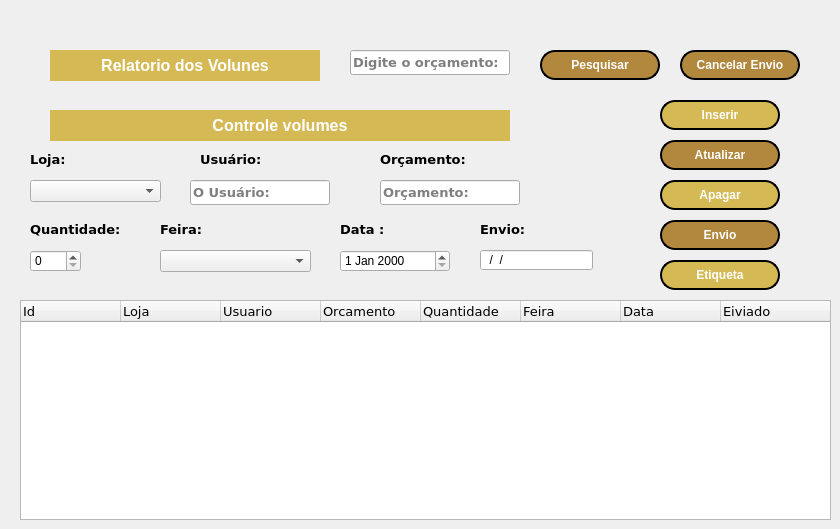
        <widget class="QWidget" name="tab_volume">
         <attribute name="title">
          <string>Volume</string>
         </attribute>
         <widget class="QPushButton" name="btn_ApagarVolume">
          <property name="geometry">
           <rect>
            <x>660</x>
            <y>180</y>
            <width>120</width>
            <height>30</height>
           </rect>
          </property>
          <property name="styleSheet">
           <string notr="true">QPushButton{color: rgb(255,255,255);border-style: outset;border-width: 2px; border-radius: 15px;font.setPointSize(12); font-weight: bold; background-color: rgb(213,185,85);border-color: black;}

QPushButton:hover{background-color: #F2DF80; color:black}</string>
          </property>
          <property name="text">
           <string>Apagar</string>
          </property>
         </widget>
         <widget class="QLineEdit" name="txt_OrcamentoVolume">
          <property name="geometry">
           <rect>
            <x>380</x>
            <y>180</y>
            <width>140</width>
            <height>25</height>
           </rect>
          </property>
          <property name="font">
           <font>
            <family>Verdana</family>
            <pointsize>10</pointsize>
            <weight>75</weight>
            <bold>true</bold>
           </font>
          </property>
          <property name="placeholderText">
           <string>Orçamento:</string>
          </property>
         </widget>
         <widget class="QPushButton" name="btn_PesquisarVolume">
          <property name="geometry">
           <rect>
            <x>540</x>
            <y>50</y>
            <width>120</width>
            <height>30</height>
           </rect>
          </property>
          <property name="styleSheet">
           <string notr="true">QPushButton{	color: rgb(255,255,255);border-style: outset;	border-width: 2px;	 border-radius: 15px; font.setPointSize(12);  font-weight: bold; background-color: rgb(178,136,62);border-color: black;}

QPushButton:hover{background-color: #F2DF80; color:black;}</string>
          </property>
          <property name="text">
           <string>Pesquisar</string>
          </property>
         </widget>
         <widget class="QSpinBox" name="spinBoxVolume">
          <property name="geometry">
           <rect>
            <x>30</x>
            <y>250</y>
            <width>51</width>
            <height>22</height>
           </rect>
          </property>
         </widget>
         <widget class="QLabel" name="label_17">
          <property name="geometry">
           <rect>
            <x>30</x>
            <y>220</y>
            <width>100</width>
            <height>19</height>
           </rect>
          </property>
          <property name="font">
           <font>
            <family>Verdana</family>
            <pointsize>10</pointsize>
            <weight>75</weight>
            <bold>true</bold>
           </font>
          </property>
          <property name="text">
           <string>&lt;html&gt;&lt;head/&gt;&lt;body&gt;&lt;p&gt;Quantidade:&lt;/p&gt;&lt;/body&gt;&lt;/html&gt;</string>
          </property>
         </widget>
         <widget class="QPushButton" name="btn_Imprimir_Etiquetas">
          <property name="geometry">
           <rect>
            <x>660</x>
            <y>260</y>
            <width>120</width>
            <height>30</height>
           </rect>
          </property>
          <property name="styleSheet">
           <string notr="true">QPushButton{color: rgb(255,255,255);border-style: outset;border-width: 2px; border-radius: 15px;font.setPointSize(12); font-weight: bold; background-color: rgb(213,185,85);border-color: black;}

QPushButton:hover{background-color: #F2DF80; color:black}</string>
          </property>
          <property name="text">
           <string>Etiqueta</string>
          </property>
         </widget>
         <widget class="QLabel" name="label_16">
          <property name="geometry">
           <rect>
            <x>30</x>
            <y>150</y>
            <width>40</width>
            <height>20</height>
           </rect>
          </property>
          <property name="font">
           <font>
            <family>Verdana</family>
            <pointsize>10</pointsize>
            <weight>75</weight>
            <bold>true</bold>
           </font>
          </property>
          <property name="text">
           <string>&lt;html&gt;&lt;head/&gt;&lt;body&gt;&lt;p&gt;Loja:&lt;/p&gt;&lt;/body&gt;&lt;/html&gt;</string>
          </property>
         </widget>
         <widget class="QLabel" name="label_5">
          <property name="geometry">
           <rect>
            <x>50</x>
            <y>110</y>
            <width>460</width>
            <height>31</height>
           </rect>
          </property>
          <property name="sizePolicy">
           <sizepolicy hsizetype="Preferred" vsizetype="Preferred">
            <horstretch>0</horstretch>
            <verstretch>0</verstretch>
           </sizepolicy>
          </property>
          <property name="styleSheet">
           <string notr="true">background-color: rgb(213, 185, 85);
color: rgb(255, 255, 255);
</string>
          </property>
          <property name="text">
           <string>&lt;html&gt;&lt;head/&gt;&lt;body&gt;&lt;p align=&quot;center&quot;&gt;&lt;span style=&quot; font-size:12pt; font-weight:600;&quot;&gt;Controle volumes&lt;/span&gt;&lt;/p&gt;&lt;/body&gt;&lt;/html&gt;</string>
          </property>
          <property name="textFormat">
           <enum>Qt::AutoText</enum>
          </property>
          <property name="alignment">
           <set>Qt::AlignCenter</set>
          </property>
         </widget>
         <widget class="QLabel" name="label_9">
          <property name="geometry">
           <rect>
            <x>340</x>
            <y>220</y>
            <width>71</width>
            <height>19</height>
           </rect>
          </property>
          <property name="font">
           <font>
            <family>Verdana</family>
            <pointsize>10</pointsize>
            <weight>75</weight>
            <bold>true</bold>
           </font>
          </property>
          <property name="text">
           <string>&lt;html&gt;&lt;head/&gt;&lt;body&gt;&lt;p&gt;Data :&lt;/p&gt;&lt;/body&gt;&lt;/html&gt;</string>
          </property>
         </widget>
         <widget class="QLabel" name="label_15">
          <property name="geometry">
           <rect>
            <x>160</x>
            <y>220</y>
            <width>47</width>
            <height>19</height>
           </rect>
          </property>
          <property name="font">
           <font>
            <family>Verdana</family>
            <pointsize>10</pointsize>
            <weight>75</weight>
            <bold>true</bold>
           </font>
          </property>
          <property name="text">
           <string>&lt;html&gt;&lt;head/&gt;&lt;body&gt;&lt;p&gt;Feira:&lt;/p&gt;&lt;/body&gt;&lt;/html&gt;</string>
          </property>
         </widget>
         <widget class="QLabel" name="label_8">
          <property name="geometry">
           <rect>
            <x>50</x>
            <y>50</y>
            <width>270</width>
            <height>31</height>
           </rect>
          </property>
          <property name="sizePolicy">
           <sizepolicy hsizetype="Preferred" vsizetype="Preferred">
            <horstretch>0</horstretch>
            <verstretch>0</verstretch>
           </sizepolicy>
          </property>
          <property name="styleSheet">
           <string notr="true">background-color: rgb(213, 185, 85);
color: rgb(255, 255, 255);
</string>
          </property>
          <property name="text">
           <string>&lt;html&gt;&lt;head/&gt;&lt;body&gt;&lt;p align=&quot;center&quot;&gt;&lt;span style=&quot; font-size:12pt; font-weight:600;&quot;&gt;Relatorio dos Volunes&lt;/span&gt;&lt;/p&gt;&lt;/body&gt;&lt;/html&gt;</string>
          </property>
          <property name="textFormat">
           <enum>Qt::AutoText</enum>
          </property>
          <property name="alignment">
           <set>Qt::AlignCenter</set>
          </property>
         </widget>
         <widget class="QLabel" name="label_11">
          <property name="geometry">
           <rect>
            <x>200</x>
            <y>150</y>
            <width>68</width>
            <height>20</height>
           </rect>
          </property>
          <property name="font">
           <font>
            <family>Verdana</family>
            <pointsize>10</pointsize>
            <weight>75</weight>
            <bold>true</bold>
           </font>
          </property>
          <property name="text">
           <string>&lt;html&gt;&lt;head/&gt;&lt;body&gt;&lt;p&gt;Usuário:&lt;/p&gt;&lt;/body&gt;&lt;/html&gt;</string>
          </property>
         </widget>
         <widget class="QLabel" name="label_13">
          <property name="geometry">
           <rect>
            <x>480</x>
            <y>220</y>
            <width>50</width>
            <height>19</height>
           </rect>
          </property>
          <property name="font">
           <font>
            <family>Verdana</family>
            <pointsize>10</pointsize>
            <weight>75</weight>
            <bold>true</bold>
           </font>
          </property>
          <property name="text">
           <string>&lt;html&gt;&lt;head/&gt;&lt;body&gt;&lt;p&gt;Envio:&lt;/p&gt;&lt;/body&gt;&lt;/html&gt;</string>
          </property>
         </widget>
         <widget class="QPushButton" name="btn_InserirVolume">
          <property name="geometry">
           <rect>
            <x>660</x>
            <y>100</y>
            <width>120</width>
            <height>30</height>
           </rect>
          </property>
          <property name="styleSheet">
           <string notr="true">QPushButton{color: rgb(255,255,255);border-style: outset;border-width: 2px; border-radius: 15px;font.setPointSize(12); font-weight: bold; background-color: rgb(213,185,85);border-color: black;}

QPushButton:hover{background-color: #F2DF80; color:black}</string>
          </property>
          <property name="text">
           <string>Inserir</string>
          </property>
         </widget>
         <widget class="QTreeWidget" name="treeWidget">
          <property name="geometry">
           <rect>
            <x>20</x>
            <y>300</y>
            <width>811</width>
            <height>220</height>
           </rect>
          </property>
          <property name="font">
           <font>
            <family>Verdana</family>
            <pointsize>10</pointsize>
            <weight>50</weight>
            <bold>false</bold>
           </font>
          </property>
          <column>
           <property name="text">
            <string>Id</string>
           </property>
          </column>
          <column>
           <property name="text">
            <string>Loja</string>
           </property>
          </column>
          <column>
           <property name="text">
            <string>Usuario</string>
           </property>
          </column>
          <column>
           <property name="text">
            <string>Orcamento</string>
           </property>
          </column>
          <column>
           <property name="text">
            <string>Quantidade</string>
           </property>
          </column>
          <column>
           <property name="text">
            <string>Feira</string>
           </property>
          </column>
          <column>
           <property name="text">
            <string>Data</string>
           </property>
          </column>
          <column>
           <property name="text">
            <string>Eiviado</string>
           </property>
          </column>
         </widget>
         <widget class="QPushButton" name="btn_AtualizarVolume">
          <property name="geometry">
           <rect>
            <x>660</x>
            <y>140</y>
            <width>120</width>
            <height>30</height>
           </rect>
          </property>
          <property name="styleSheet">
           <string notr="true">QPushButton{color: rgb(255,255,255);border-style: outset;border-width: 2px; border-radius: 15px;font.setPointSize(12); font-weight: bold; background-color: rgb(178,136,62);border-color: black;}

QPushButton:hover{background-color: #F2DF80; color:black}



</string>
          </property>
          <property name="text">
           <string>Atualizar</string>
          </property>
         </widget>
         <widget class="QLineEdit" name="txt_CodigoPesquisavolume">
          <property name="geometry">
           <rect>
            <x>350</x>
            <y>50</y>
            <width>160</width>
            <height>25</height>
           </rect>
          </property>
          <property name="font">
           <font>
            <family>Verdana</family>
            <pointsize>10</pointsize>
            <weight>75</weight>
            <bold>true</bold>
           </font>
          </property>
          <property name="placeholderText">
           <string>Digite o orçamento:</string>
          </property>
         </widget>
         <widget class="QLabel" name="label_14">
          <property name="geometry">
           <rect>
            <x>380</x>
            <y>150</y>
            <width>95</width>
            <height>20</height>
           </rect>
          </property>
          <property name="font">
           <font>
            <family>Verdana</family>
            <pointsize>10</pointsize>
            <weight>75</weight>
            <bold>true</bold>
           </font>
          </property>
          <property name="text">
           <string>&lt;html&gt;&lt;head/&gt;&lt;body&gt;&lt;p&gt;Orçamento:&lt;/p&gt;&lt;/body&gt;&lt;/html&gt;</string>
          </property>
         </widget>
         <widget class="QLineEdit" name="txt_UsuarioVolume">
          <property name="geometry">
           <rect>
            <x>190</x>
            <y>180</y>
            <width>140</width>
            <height>25</height>
           </rect>
          </property>
          <property name="font">
           <font>
            <family>Verdana</family>
            <pointsize>10</pointsize>
            <weight>75</weight>
            <bold>true</bold>
           </font>
          </property>
          <property name="placeholderText">
           <string>O Usuário:</string>
          </property>
         </widget>
         <widget class="QDateEdit" name="dateEdit_data">
          <property name="geometry">
           <rect>
            <x>340</x>
            <y>250</y>
            <width>110</width>
            <height>22</height>
           </rect>
          </property>
         </widget>
         <widget class="QPushButton" name="btn_envioVolume">
          <property name="geometry">
           <rect>
            <x>660</x>
            <y>220</y>
            <width>120</width>
            <height>30</height>
           </rect>
          </property>
          <property name="styleSheet">
           <string notr="true">QPushButton{color: rgb(255,255,255);border-style: outset;border-width: 2px; border-radius: 15px;font.setPointSize(12); font-weight: bold; background-color: rgb(178,136,62);border-color: black;}

QPushButton:hover{background-color: #F2DF80; color:black}</string>
          </property>
          <property name="text">
           <string>Envio</string>
          </property>
         </widget>
         <widget class="QLineEdit" name="txt_Dataenvio">
          <property name="geometry">
           <rect>
            <x>480</x>
            <y>250</y>
            <width>113</width>
            <height>20</height>
           </rect>
          </property>
          <property name="inputMask">
           <string>99/99/9999</string>
          </property>
         </widget>
         <widget class="QComboBox" name="comboBox_loja">
          <property name="geometry">
           <rect>
            <x>30</x>
            <y>180</y>
            <width>131</width>
            <height>22</height>
           </rect>
          </property>
          <property name="font">
           <font>
            <family>Verdana</family>
            <pointsize>10</pointsize>
            <weight>75</weight>
            <bold>true</bold>
           </font>
          </property>
         </widget>
         <widget class="QComboBox" name="comboBox_feira">
          <property name="geometry">
           <rect>
            <x>160</x>
            <y>250</y>
            <width>151</width>
            <height>22</height>
           </rect>
          </property>
         </widget>
         <widget class="QPushButton" name="btn_cancelarVolume">
          <property name="geometry">
           <rect>
            <x>680</x>
            <y>50</y>
            <width>120</width>
            <height>30</height>
           </rect>
          </property>
          <property name="styleSheet">
           <string notr="true">QPushButton{color: rgb(255,255,255);border-style: outset;border-width: 2px; border-radius: 15px;font.setPointSize(12); font-weight: bold; background-color: rgb(178,136,62);border-color: black;}

QPushButton:hover{background-color: #F2DF80; color:black}</string>
          </property>
          <property name="text">
           <string>Cancelar Envio</string>
          </property>
         </widget>
        </widget>
